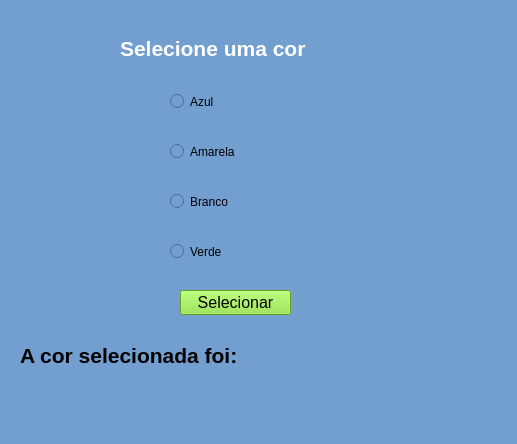
<?xml version="1.0" encoding="UTF-8"?>
<ui version="4.0">
 <class>MainWindow</class>
 <widget class="QMainWindow" name="MainWindow">
  <property name="geometry">
   <rect>
    <x>0</x>
    <y>0</y>
    <width>517</width>
    <height>444</height>
   </rect>
  </property>
  <property name="windowTitle">
   <string>MainWindow</string>
  </property>
  <property name="styleSheet">
   <string notr="true">background-color: rgb(114, 159, 207);</string>
  </property>
  <widget class="QWidget" name="centralwidget">
   <widget class="QRadioButton" name="radioButton">
    <property name="geometry">
     <rect>
      <x>170</x>
      <y>90</y>
      <width>112</width>
      <height>23</height>
     </rect>
    </property>
    <property name="styleSheet">
     <string notr="true">background-color: rgb(114, 159, 207);</string>
    </property>
    <property name="text">
     <string>Azul</string>
    </property>
   </widget>
   <widget class="QRadioButton" name="radioButton_2">
    <property name="geometry">
     <rect>
      <x>170</x>
      <y>140</y>
      <width>112</width>
      <height>23</height>
     </rect>
    </property>
    <property name="text">
     <string>Amarela</string>
    </property>
   </widget>
   <widget class="QRadioButton" name="radioButton_3">
    <property name="geometry">
     <rect>
      <x>170</x>
      <y>190</y>
      <width>112</width>
      <height>23</height>
     </rect>
    </property>
    <property name="text">
     <string>Branco</string>
    </property>
   </widget>
   <widget class="QRadioButton" name="radioButton_4">
    <property name="geometry">
     <rect>
      <x>170</x>
      <y>240</y>
      <width>112</width>
      <height>23</height>
     </rect>
    </property>
    <property name="text">
     <string>Verde</string>
    </property>
   </widget>
   <widget class="QLabel" name="lblSel">
    <property name="geometry">
     <rect>
      <x>120</x>
      <y>40</y>
      <width>251</width>
      <height>17</height>
     </rect>
    </property>
    <property name="font">
     <font>
      <pointsize>16</pointsize>
      <weight>75</weight>
      <bold>true</bold>
     </font>
    </property>
    <property name="styleSheet">
     <string notr="true">color: rgb(255, 255, 255);</string>
    </property>
    <property name="text">
     <string>Selecione uma cor</string>
    </property>
   </widget>
   <widget class="QLabel" name="lblResp">
    <property name="geometry">
     <rect>
      <x>20</x>
      <y>340</y>
      <width>481</width>
      <height>31</height>
     </rect>
    </property>
    <property name="font">
     <font>
      <pointsize>16</pointsize>
      <weight>75</weight>
      <bold>true</bold>
     </font>
    </property>
    <property name="text">
     <string>A cor selecionada foi: </string>
    </property>
   </widget>
   <widget class="QPushButton" name="btnEnviar">
    <property name="geometry">
     <rect>
      <x>180</x>
      <y>290</y>
      <width>111</width>
      <height>25</height>
     </rect>
    </property>
    <property name="font">
     <font>
      <pointsize>12</pointsize>
     </font>
    </property>
    <property name="styleSheet">
     <string notr="true">background-color: rgb(138, 226, 52);</string>
    </property>
    <property name="text">
     <string>Selecionar</string>
    </property>
   </widget>
  </widget>
  <widget class="QMenuBar" name="menubar">
   <property name="geometry">
    <rect>
     <x>0</x>
     <y>0</y>
     <width>517</width>
     <height>22</height>
    </rect>
   </property>
  </widget>
  <widget class="QStatusBar" name="statusbar"/>
 </widget>
 <resources/>
 <connections/>
</ui>
